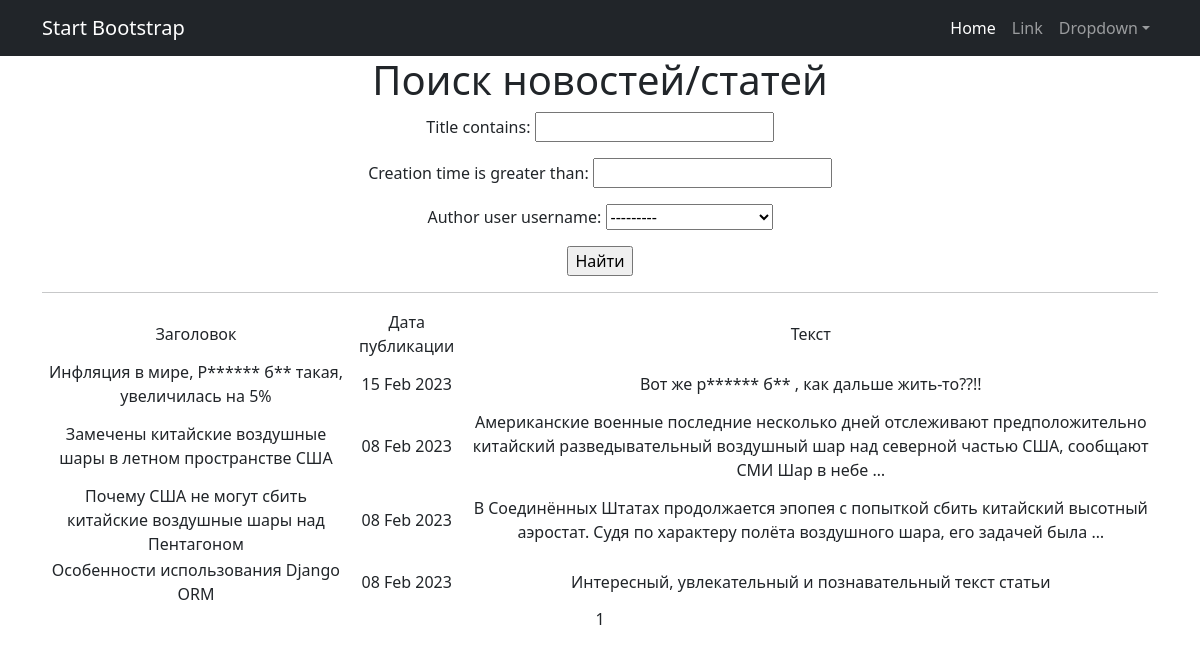
Page /news/search/ on the earlier database version.
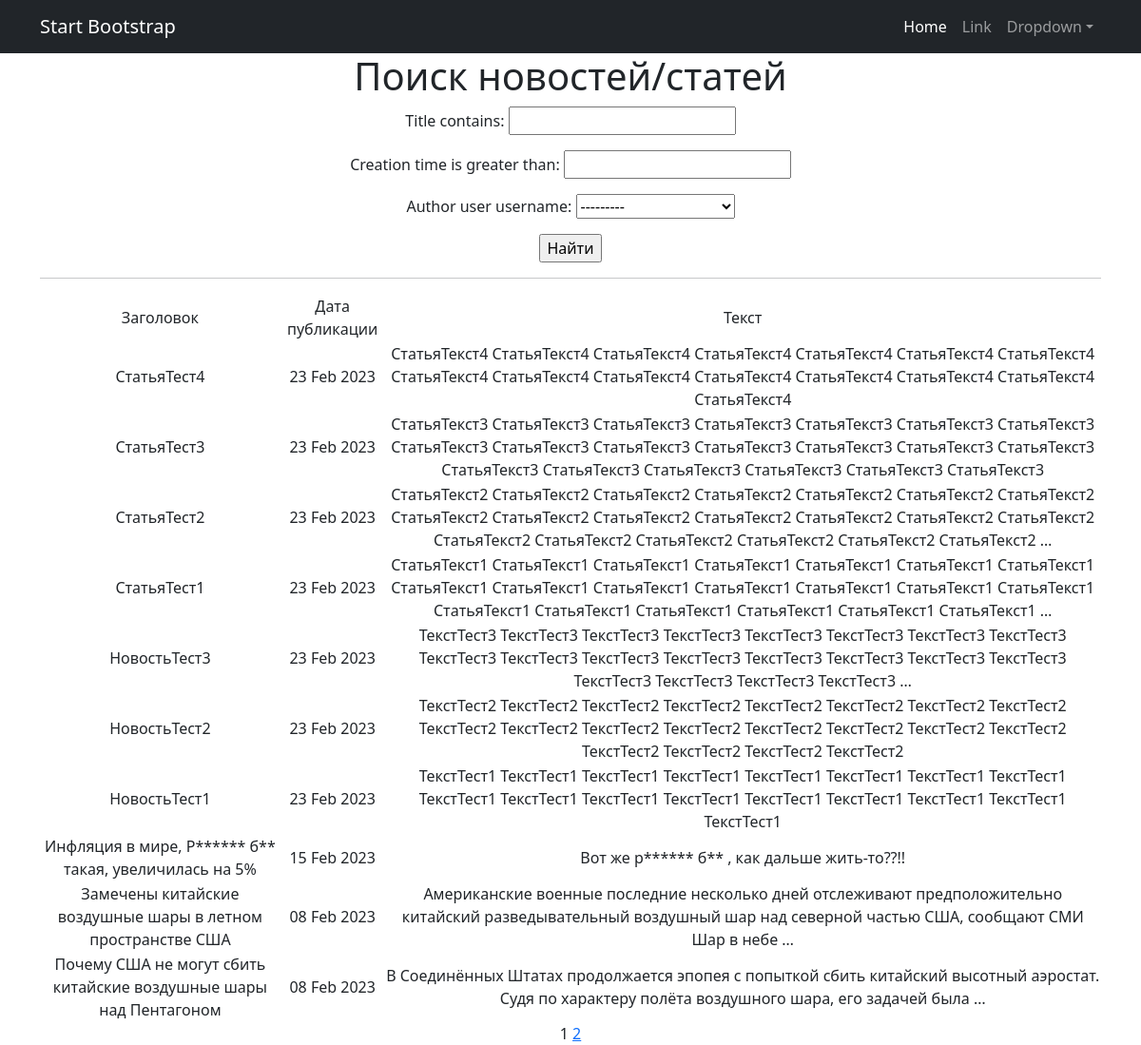
Same page on the later database version.
### news/models.py (models this page shows, shortened)
class Post(models.Model):
    TYPES = [
        ('P', 'Статья'),  # P for "post"
        ('N', 'Новость')   # N for "news"
    ]
    author = models.ForeignKey(Author, on_delete=models.CASCADE)
    post_type = models.CharField(max_length=1, choices=TYPES, default='P')
    creation_time = models.DateTimeField(auto_now_add=True)
    categories = models.ManyToManyField('Category', through='PostCategory')
    title = models.CharField(max_length=255, blank=False)
    text = models.TextField(blank=False)
    post_rating = models.FloatField(default=0.0)

### news/views.py (the view)
# urls.py: path('search/', NewsSearch.as_view(), name='news_search'),
class NewsSearch(ListView):
    model = Post
    ordering = '-creation_time'
    template_name = 'news_search.html'
    context_object_name = 'news_list'
    paginate_by = 10
    def get_queryset(self):
        queryset = super().get_queryset()
        self.filterset = PostFilter(self.request.GET, queryset)
        return self.filterset.qs
    def get_context_data(self, **kwargs):
        context = super().get_context_data(**kwargs)
        context['filterset'] = self.filterset
        return context

### news/templatetags/custom_filters.py (called while the page is built)
@register.filter()
def censor(value):
    bad_words = ('редиска', 'бля')
    if not isinstance(value, str):
        raise TypeError(f"unresolved type '{type(value)}' expected  type 'str'")
    for word in value.split():
        if word.lower() in bad_words:
            value = value.replace(word, f"{word[0]}{'*' * (len(word) - 1)}")
    return value

### templates/news_search.html (shortened to what this page needs)
{% extends 'flatpages/default.html' %}
{% load custom_filters %}
{% block content %}
    <h1>Поиск новостей/статей</h1>
    <form action="" method="get">
        {{ filterset.form.as_p }}
        <input type="submit" value="Найти" />
    </form>
    <hr>
    {% if news_list %}
        <table>
            <tr>
                <td>Заголовок</td>
                <td>Дата публикации</td>
                <td>Текст</td>
            </tr>
            {% for news_detail in news_list %}
            <tr>
                <td>{{ news_detail.title|censor }}</td>
                <td>{{ news_detail.creation_time|date:'d M Y' }}</td>
                <td>{{ news_detail.text|truncatewords:20|censor }}</td>
            </tr>
            {% endfor %}
        </table>
    {% else %}
        <h2>Новостей нет!</h2>
    {% endif %}
   {{ page_obj.number }}
   {% if page_obj.has_next %}
       <a href="?page={{ page_obj.next_page_number }}">{{ page_obj.next_page_number }}</a>
   {% endif %}
{% endblock content %}

Differences in the rows shown:
no longer on this page (row unchanged): Post: title|censor "Особенности использования Django ORM", creation_time "08 Feb 2023", text|censor "Интересный, увлекательный и познавательный текст статьи"
added Post: title|censor "СтатьяТест4", creation_time "23 Feb 2023", text|censor "СтатьяТекст4 СтатьяТекст4 СтатьяТекст4 СтатьяТекст4 СтатьяТекст4 СтатьяТекст4 СтатьяТекст4 СтатьяТекст4 СтатьяТекст4 СтатьяТекст4 СтатьяТекст4 СтатьяТекст4 СтатьяТекст4 СтатьяТекст4 СтатьяТекст4"
added Post: title|censor "СтатьяТест3", creation_time "23 Feb 2023", text|censor "СтатьяТекст3 СтатьяТекст3 СтатьяТекст3 СтатьяТекст3 СтатьяТекст3 СтатьяТекст3 СтатьяТекст3 СтатьяТекст3 СтатьяТекст3 СтатьяТекст3 СтатьяТекст3 СтатьяТекст3 СтатьяТекст3 СтатьяТекст3 СтатьяТекст3 СтатьяТекст3 СтатьяТекст3 СтатьяТекст3 СтатьяТекст3 СтатьяТекст3"
added Post: title|censor "СтатьяТест2", creation_time "23 Feb 2023", text|censor "СтатьяТекст2 СтатьяТекст2 СтатьяТекст2 СтатьяТекст2 СтатьяТекст2 СтатьяТекст2 СтатьяТекст2 СтатьяТекст2 СтатьяТекст2 СтатьяТекст2 СтатьяТекст2 СтатьяТекст2 СтатьяТекст2 СтатьяТекст2 СтатьяТекст2 СтатьяТекст2 СтатьяТекст2 СтатьяТекст2 СтатьяТекст2 СтатьяТекст2 …"
added Post: title|censor "СтатьяТест1", creation_time "23 Feb 2023", text|censor "СтатьяТекст1 СтатьяТекст1 СтатьяТекст1 СтатьяТекст1 СтатьяТекст1 СтатьяТекст1 СтатьяТекст1 СтатьяТекст1 СтатьяТекст1 СтатьяТекст1 СтатьяТекст1 СтатьяТекст1 СтатьяТекст1 СтатьяТекст1 СтатьяТекст1 СтатьяТекст1 СтатьяТекст1 СтатьяТекст1 СтатьяТекст1 СтатьяТекст1 …"
added Post: title|censor "НовостьТест3", creation_time "23 Feb 2023", text|censor "ТекстТест3 ТекстТест3 ТекстТест3 ТекстТест3 ТекстТест3 ТекстТест3 ТекстТест3 ТекстТест3 ТекстТест3 ТекстТест3 ТекстТест3 ТекстТест3 ТекстТест3 ТекстТест3 ТекстТест3 ТекстТест3 ТекстТест3 ТекстТест3 ТекстТест3 ТекстТест3 …"
added Post: title|censor "НовостьТест2", creation_time "23 Feb 2023", text|censor "ТекстТест2 ТекстТест2 ТекстТест2 ТекстТест2 ТекстТест2 ТекстТест2 ТекстТест2 ТекстТест2 ТекстТест2 ТекстТест2 ТекстТест2 ТекстТест2 ТекстТест2 ТекстТест2 ТекстТест2 ТекстТест2 ТекстТест2 ТекстТест2 ТекстТест2 ТекстТест2"
added Post: title|censor "НовостьТест1", creation_time "23 Feb 2023", text|censor "ТекстТест1 ТекстТест1 ТекстТест1 ТекстТест1 ТекстТест1 ТекстТест1 ТекстТест1 ТекстТест1 ТекстТест1 ТекстТест1 ТекстТест1 ТекстТест1 ТекстТест1 ТекстТест1 ТекстТест1 ТекстТест1 ТекстТест1"
Other differences:
{{ page_obj.next_page_number }}: (not shown) → "2"
